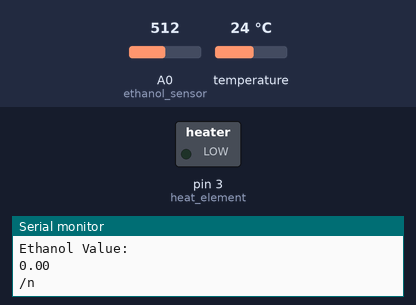
This sketch was run on a simulated Arduino Uno, built with avr-gcc and run on an emulated ATmega328P. Parts: switched loads named in the sketch (green lamp = pin HIGH), the last lines printed to the serial monitor. The test bench sets the inputs (shaded band); at power-on: A0 (ethanol_sensor) = 512, temperature 24 °C.

Above: at 0.1 s.
At 0.8 s:
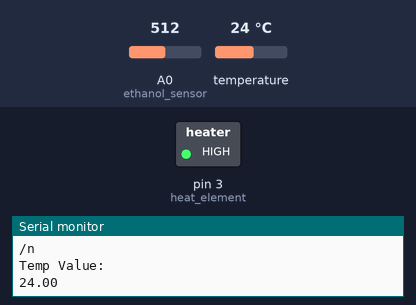
Timing chart, 0 to 2.3 s (numbered marks = the images above):
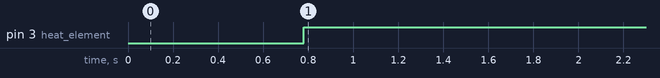

Measured:
- by itself, pin 3 (heat_element): LOW → HIGH at 0.78 s

The sketch:

ArduinoCode.ino
```cpp
// First we include the libraries
#include <OneWire.h>
#include <DallasTemperature.h>

// Data wire is plugged into pin 2 on the Arduino
#define ONE_WIRE_BUS 2

// Setup a oneWire instance to communicate with any OneWire devices
// (not just Maxim/Dallas temperature ICs)
OneWire oneWire(ONE_WIRE_BUS);
// Pass our oneWire reference to Dallas Temperature.
DallasTemperature sensors(&oneWire);

int ethanol_sensor = A0;
int heat_element = 3;
int threshold = 40; //sweat prodcing threshold temperature
// http://www.figarosensor.com/products/2620pdf.pdf

float ethanolVoltage = 0.0;
float sensorResistance = 0.0;

float ethanolReading = 0.0;
float tempReading = 0.0;

float tempValue = 0.0;
double ethanolValue = 0.0; //measured in ppm

void setup() {
  Serial.begin(9600); //put your setup code here, to run once:
  pinMode(heat_element, OUTPUT); //sets the digital pin of the heating element as an output
  sensors.begin();
}

void loop() {
  //analogRead returns value 0-1023 where the input voltage is 0-5V
  ethanolReading = analogRead(ethanol_sensor);
  //analog voltage reading ranges from about 0 to 1023 which maps to 0V to 5V (= 5000mV)
  ethanolVoltage = map(ethanolReading, 0, 1023, 0, 5000); //Change values depending on the sensor

  //In percentage
  ethanolValue = pow(10,(ethanolVoltage - 3993)/245.9); //Sensor 1
  Serial.println("Ethanol Value: ");
  Serial.println(ethanolValue);
  Serial.println("/n");

  sensors.requestTemperatures(); // Send the command to get temperature readings
  //Put temperate sensor into digital pin 2
  tempValue = sensors.getTempCByIndex(0);// Why "byIndex"?
   // You can have more than one DS18B20 on the same bus.
   // 0 refers to the first IC on the wire

  Serial.println("Temp Value: "); // Print temp to screen for testing but not for final product
  Serial.println(tempValue);
  Serial.println("/n");

  if (tempValue >= threshold){
    digitalWrite(heat_element, LOW); //turn heater OFF;
  }
  else{
    digitalWrite(heat_element, HIGH); //turn heater ON
  }

  delay(10000); //It's in milliseconds
}
```
